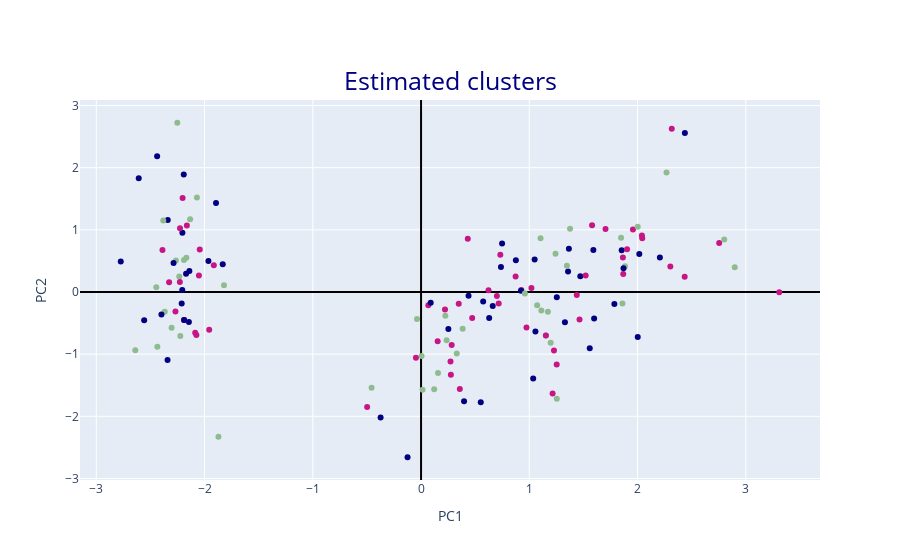

The notebook cell this image was saved under:
### Code cell
fig=go.Figure()
fig.add_trace(go.Scatter(x=pca_features[:, 0],y=pca_features[:, 1],mode='markers',marker=dict(color=y_kmeans,
                                                                              colorscale=['Navy','MediumVioletRed','DarkSeaGreen']))) 
fig.update_layout(xaxis=dict(title='PC1',zerolinecolor='Black'),yaxis=dict(title='PC2',zerolinecolor='Black'),
                 title=dict(text="Estimated clusters",x=0.5,y=0.87,font=dict(size=25,color='Navy')))
fig.show()

### Figure 1 — Plotly figure (JSON) as saved in the notebook; plotly's stock layout.template omitted (floating-point values rounded to 4 significant figures; data arrays with more than 128 entries replaced by an {"elided": "..."} marker saying what was removed)
{"data": [{"marker": {"color": {"elided": "261 int values"}, "colorscale": [[0, "Navy"], [0.5, "MediumVioletRed"], [1, "DarkSeaGreen"]]}, "mode": "markers", "type": "scatter", "x": {"elided": "150 float values"}, "y": {"elided": "150 float values"}}], "layout": {"title": {"font": {"color": "Navy", "size": 25}, "text": "Estimated clusters", "x": 0.5, "y": 0.87}, "xaxis": {"title": {"text": "PC1"}, "zerolinecolor": "Black"}, "yaxis": {"title": {"text": "PC2"}, "zerolinecolor": "Black"}}}
